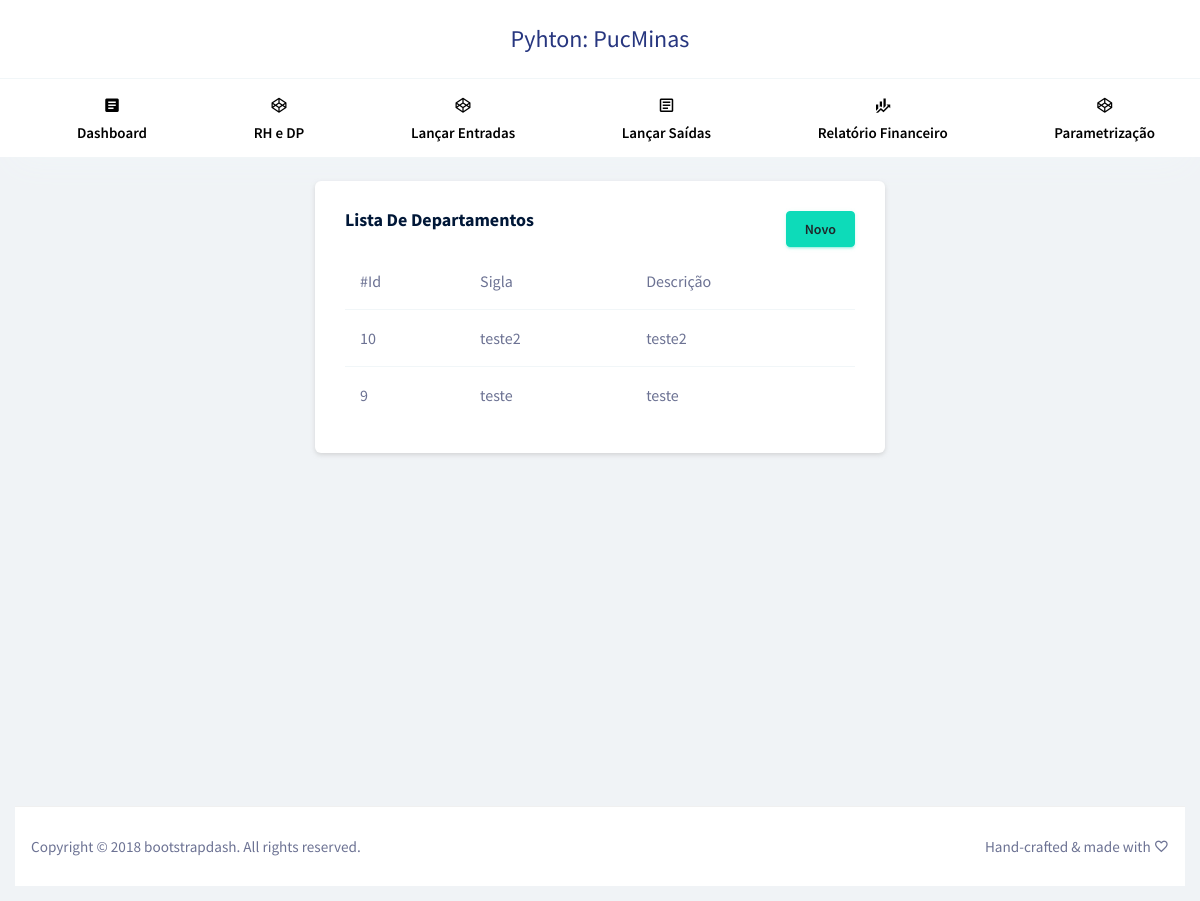
The page /departamento/ on the database as committed earlier.
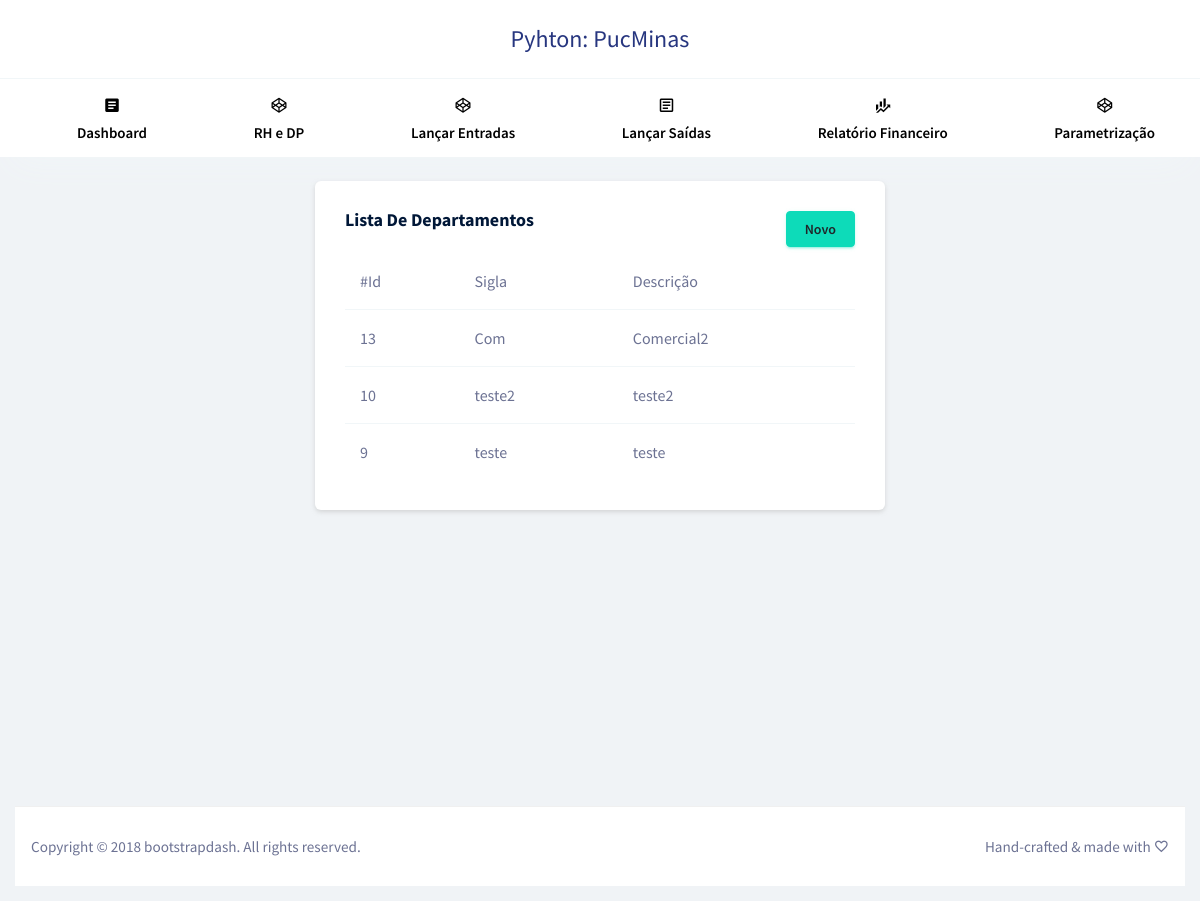
The same page on the database as committed later.
### aplicacao/models/departamento.py (models this page shows, shortened)
class Departamento(models.Model):
	sigla = models.CharField(max_length=6)
	descricao = models.CharField(max_length=30)
	objects = DepartamentoManager()

### aplicacao/views/view_departamento.py (the view)
def index(request):
    returnedObjects = Departamento.objects.all().order_by('-id')
    dados = {"returnedObjectsList": returnedObjects}
    return render(request, "departamento/listar.html", dados)

### aplicacao/templates/departamento/listar.html
{% extends 'layout/app.html' %}
{% block xpto %}
<div class="row justify-content-md-center">
	<div class="col-6 grid-margin stretch-card">
		<div class="card">
			<div class="card-body">
				<div class="row">
					<div class="col-6"><h4 class="card-title">Lista de Departamentos</h4></div>
					<div class="col-6" style="text-align:right"><a href="{% url 'departamento.create' %}" type="button" class="btn btn-success">Novo</a></div>
				</div>
				{% if returnedObjectsList %}
						<div class="table-responsive">
							<table class="table table-hover">
								<thead>
									<tr>
										<th>#Id</th>
										<th>Sigla</th>
										<th>Descrição</th>
									</tr>
								</thead>
								<tbody>
								{% for object in returnedObjectsList %}
									<tr style="cursor:pointer" onclick="window.location='{% url 'departamento.show' object.id %}'">
										<td>{{ object.id }}</td>
										<td>{{ object.sigla }}</td>
										<td>{{ object.descricao }}</td>
									</tr>
								{% endfor %}
								</tbody>
							</table>
						</div>
				{% else %}
					<p>Não há pessoas cadastradas.</p>
				{% endif %}
			</div>
		</div>
	</div>
</div>
{% endblock %}

Rows that differ between the two databases and show on the page:
added Departamento: id "13", sigla "Com", descricao "Comercial2"
